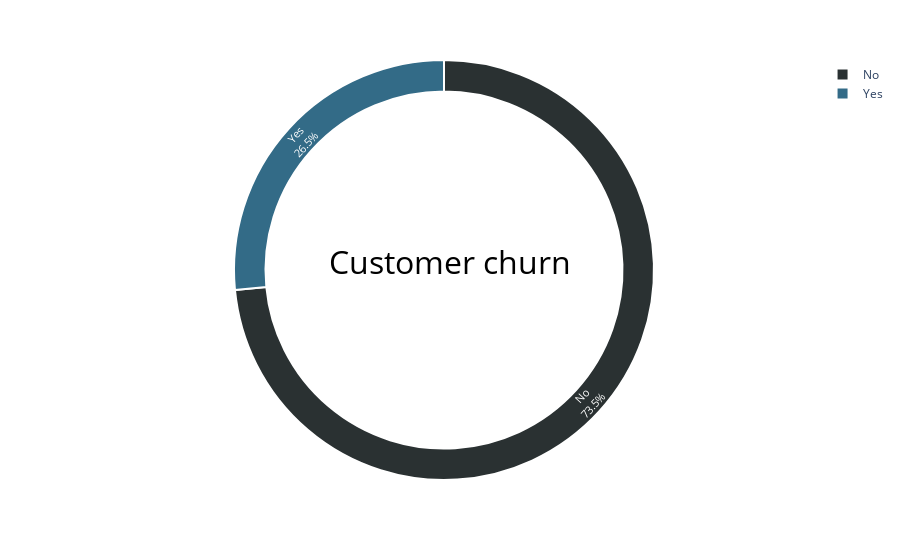

This figure's notebook cell:
### Code cell
fig = px.pie(churn, values=churn["count"], names=churn["Churn"])
fig.update_traces(textposition="inside", 
                  textinfo="percent + label",
                 hole=0.85,
                 marker=dict(colors=['2A3132','336B87'],
                            line=dict(color="white", width=2)))
fig.update_layout(title_text="Customer churn", title_x=0.5, title_y=0.53,
                 title_font_size=32, title_font_color="black")
fig.show()

### Figure 1 — Plotly figure (JSON) as saved in the notebook; plotly's stock layout.template omitted (floating-point values rounded to 4 significant figures)
{"data": [{"domain": {"x": [0, 1], "y": [0, 1]}, "hole": 0.85, "hovertemplate": "Churn=%{label}<br>count=%{value}<extra></extra>", "labels": ["No", "Yes"], "legendgroup": "", "marker": {"colors": ["2A3132", "336B87"], "line": {"color": "white", "width": 2}}, "name": "", "showlegend": true, "textinfo": "percent+label", "textposition": "inside", "type": "pie", "values": [4399, 1587]}], "layout": {"legend": {"tracegroupgap": 0}, "margin": {"t": 60}, "title": {"font": {"color": "black", "size": 32}, "text": "Customer churn", "x": 0.5, "y": 0.53}}}
